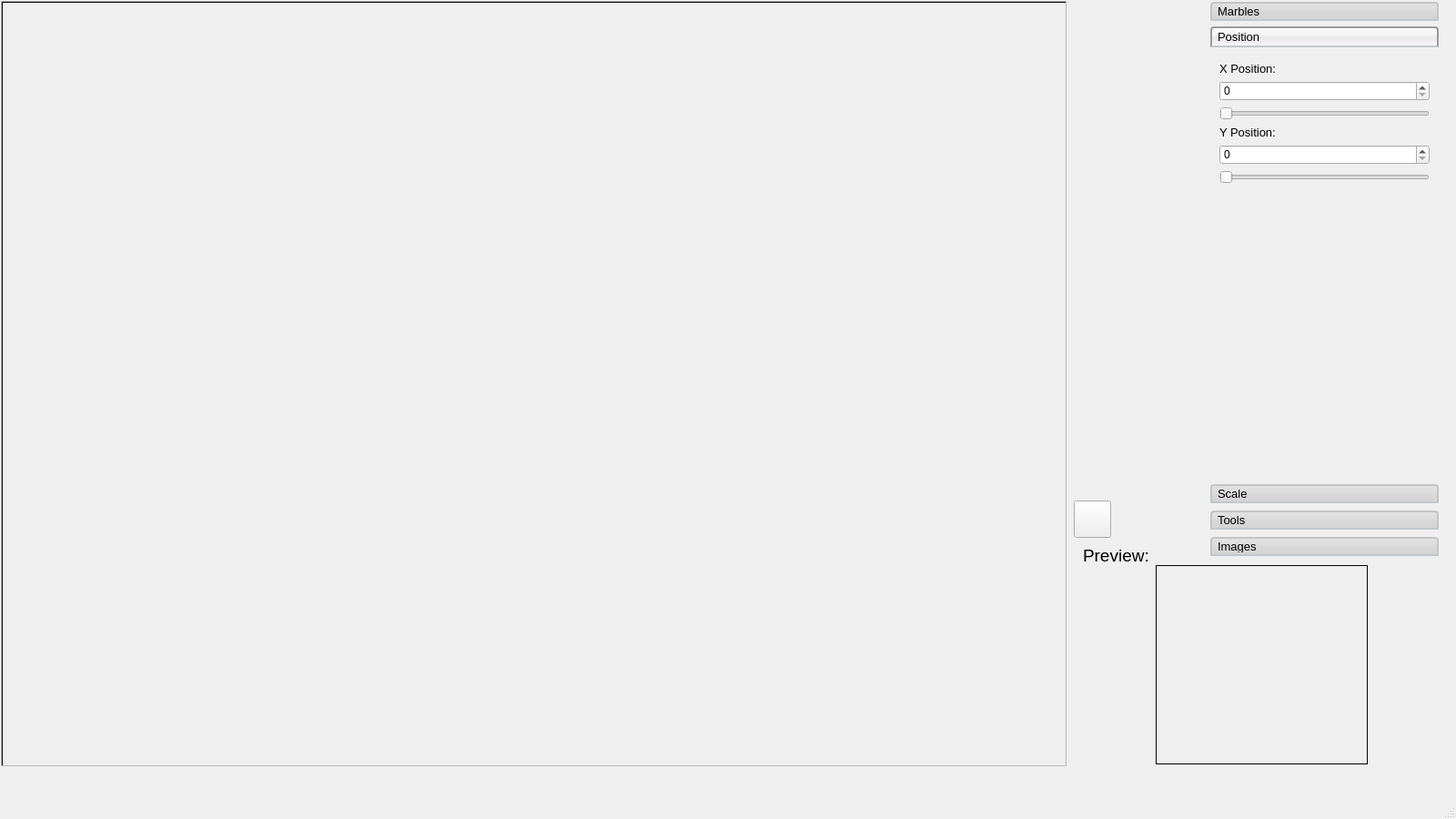
<?xml version="1.0" encoding="UTF-8"?>
<ui version="4.0">
 <class>marble_Detection</class>
 <widget class="QMainWindow" name="marble_Detection">
  <property name="geometry">
   <rect>
    <x>0</x>
    <y>0</y>
    <width>1600</width>
    <height>900</height>
   </rect>
  </property>
  <property name="sizePolicy">
   <sizepolicy hsizetype="Preferred" vsizetype="Preferred">
    <horstretch>0</horstretch>
    <verstretch>0</verstretch>
   </sizepolicy>
  </property>
  <property name="windowTitle">
   <string>Marble Detection</string>
  </property>
  <property name="styleSheet">
   <string notr="true">color: rgb(0, 0, 0);
font: 75 10pt &quot;MS Shell Dlg 2&quot;;
</string>
  </property>
  <widget class="QWidget" name="centralwidget">
   <widget class="QWidget" name="verticalLayoutWidget">
    <property name="geometry">
     <rect>
      <x>1330</x>
      <y>0</y>
      <width>251</width>
      <height>611</height>
     </rect>
    </property>
    <layout class="QVBoxLayout" name="verticalLayout">
     <item>
      <widget class="QToolBox" name="toolBox">
       <property name="font">
        <font>
         <family>MS Shell Dlg 2</family>
         <pointsize>10</pointsize>
         <weight>9</weight>
         <italic>false</italic>
         <bold>false</bold>
        </font>
       </property>
       <property name="styleSheet">
        <string notr="true">QToolBox::tab {
background: qlineargradient(x1: 0, y1: 0, x2: 0, y2: 1, stop: 0 #E1E1E1, stop: 0.4 #DDDDDD, stop: 0.5 #D8D8D8, stop: 1.0 #D3D3D3);
border: 2px solid #C4C4C3;
border-bottom-color: #C2C7CB; /* same as the pane color */
border-top-left-radius: 4px;
border-top-right-radius: 4px;
font: 11pt &quot;MS Shell Dlg 2&quot;;
min-width: 8ex;
padding: 2px;
}
QToolBox::tab:selected, QTabBar::tab:hover {
background: qlineargradient(x1: 0, y1: 0, x2: 0, y2: 1, stop: 0 #fafafa, stop: 0.4 #f4f4f4, stop: 0.5 #e7e7e7, stop: 1.0 #fafafa);
}
QToolBox::tab:selected {
border-color: #9B9B9B;
border-bottom-color: #C2C7CB; /* same as pane color */
}
QToolBox::tab:!selected {
margin-top: 2px; /* make non-selected tabs look smaller */
}
/*
QToolBox::tab:selected {
    font: italic;
    color: white;
}*/</string>
       </property>
       <property name="currentIndex">
        <number>1</number>
       </property>
       <widget class="QWidget" name="marble_Page">
        <property name="geometry">
         <rect>
          <x>0</x>
          <y>0</y>
          <width>249</width>
          <height>454</height>
         </rect>
        </property>
        <attribute name="label">
         <string>Marbles</string>
        </attribute>
        <widget class="QScrollArea" name="scrollArea_3">
         <property name="geometry">
          <rect>
           <x>10</x>
           <y>0</y>
           <width>231</width>
           <height>351</height>
          </rect>
         </property>
         <property name="widgetResizable">
          <bool>true</bool>
         </property>
         <widget class="QWidget" name="scrollAreaWidgetContents_3">
          <property name="geometry">
           <rect>
            <x>0</x>
            <y>0</y>
            <width>229</width>
            <height>349</height>
           </rect>
          </property>
          <widget class="QListWidget" name="listWidget_2">
           <property name="geometry">
            <rect>
             <x>0</x>
             <y>0</y>
             <width>211</width>
             <height>351</height>
            </rect>
           </property>
           <property name="editTriggers">
            <set>QAbstractItemView::NoEditTriggers</set>
           </property>
           <property name="defaultDropAction">
            <enum>Qt::IgnoreAction</enum>
           </property>
           <property name="itemAlignment">
            <set>Qt::AlignLeading</set>
           </property>
          </widget>
         </widget>
        </widget>
        <widget class="QPushButton" name="add_Marble_Button">
         <property name="geometry">
          <rect>
           <x>10</x>
           <y>360</y>
           <width>101</width>
           <height>25</height>
          </rect>
         </property>
         <property name="text">
          <string>Add Marble</string>
         </property>
        </widget>
        <widget class="QPushButton" name="remove_Marble_Button">
         <property name="geometry">
          <rect>
           <x>130</x>
           <y>360</y>
           <width>111</width>
           <height>25</height>
          </rect>
         </property>
         <property name="text">
          <string>Remove Marble</string>
         </property>
        </widget>
       </widget>
       <widget class="QWidget" name="movement_Page">
        <property name="geometry">
         <rect>
          <x>0</x>
          <y>0</y>
          <width>249</width>
          <height>454</height>
         </rect>
        </property>
        <attribute name="label">
         <string>Position</string>
        </attribute>
        <widget class="QWidget" name="verticalLayoutWidget_2">
         <property name="geometry">
          <rect>
           <x>10</x>
           <y>10</y>
           <width>231</width>
           <height>471</height>
          </rect>
         </property>
         <layout class="QVBoxLayout" name="verticalLayout_2">
          <item>
           <widget class="QLabel" name="label_X">
            <property name="font">
             <font>
              <family>MS Shell Dlg 2</family>
              <pointsize>10</pointsize>
              <weight>9</weight>
              <italic>false</italic>
              <bold>false</bold>
             </font>
            </property>
            <property name="text">
             <string>X Position:</string>
            </property>
            <property name="alignment">
             <set>Qt::AlignBottom|Qt::AlignLeading|Qt::AlignLeft</set>
            </property>
           </widget>
          </item>
          <item>
           <widget class="QSpinBox" name="spin_Box_X">
            <property name="toolTip">
             <string>X Value of Sphere</string>
            </property>
            <property name="maximum">
             <number>2088</number>
            </property>
            <property name="value">
             <number>0</number>
            </property>
           </widget>
          </item>
          <item>
           <widget class="QSlider" name="horizontal_Slider_X">
            <property name="maximum">
             <number>2088</number>
            </property>
            <property name="value">
             <number>0</number>
            </property>
            <property name="sliderPosition">
             <number>0</number>
            </property>
            <property name="orientation">
             <enum>Qt::Horizontal</enum>
            </property>
           </widget>
          </item>
          <item>
           <widget class="QLabel" name="label_Y">
            <property name="enabled">
             <bool>true</bool>
            </property>
            <property name="font">
             <font>
              <family>MS Shell Dlg 2</family>
              <pointsize>10</pointsize>
              <weight>9</weight>
              <italic>false</italic>
              <bold>false</bold>
             </font>
            </property>
            <property name="text">
             <string>Y Position:</string>
            </property>
            <property name="alignment">
             <set>Qt::AlignBottom|Qt::AlignLeading|Qt::AlignLeft</set>
            </property>
           </widget>
          </item>
          <item>
           <widget class="QSpinBox" name="spin_Box_Y">
            <property name="maximum">
             <number>1387</number>
            </property>
            <property name="value">
             <number>0</number>
            </property>
           </widget>
          </item>
          <item>
           <widget class="QSlider" name="horizontal_Slider_Y">
            <property name="maximum">
             <number>1387</number>
            </property>
            <property name="value">
             <number>0</number>
            </property>
            <property name="orientation">
             <enum>Qt::Horizontal</enum>
            </property>
           </widget>
          </item>
          <item>
           <spacer name="verticalSpacer">
            <property name="orientation">
             <enum>Qt::Vertical</enum>
            </property>
            <property name="sizeHint" stdset="0">
             <size>
              <width>20</width>
              <height>40</height>
             </size>
            </property>
           </spacer>
          </item>
         </layout>
        </widget>
       </widget>
       <widget class="QWidget" name="scale_Page">
        <property name="geometry">
         <rect>
          <x>0</x>
          <y>0</y>
          <width>249</width>
          <height>454</height>
         </rect>
        </property>
        <attribute name="label">
         <string>Scale</string>
        </attribute>
        <widget class="QWidget" name="verticalLayoutWidget_3">
         <property name="geometry">
          <rect>
           <x>10</x>
           <y>10</y>
           <width>231</width>
           <height>471</height>
          </rect>
         </property>
         <layout class="QVBoxLayout" name="verticalLayout_3">
          <item>
           <widget class="QLabel" name="radius_Label">
            <property name="text">
             <string>Radius</string>
            </property>
            <property name="alignment">
             <set>Qt::AlignBottom|Qt::AlignLeading|Qt::AlignLeft</set>
            </property>
           </widget>
          </item>
          <item>
           <widget class="QDoubleSpinBox" name="spin_Box_Radius">
            <property name="toolTip">
             <string>Selecter for Radius of Sphere</string>
            </property>
            <property name="minimum">
             <double>50.000000000000000</double>
            </property>
            <property name="maximum">
             <double>500.000000000000000</double>
            </property>
            <property name="value">
             <double>100.000000000000000</double>
            </property>
           </widget>
          </item>
          <item>
           <widget class="QSlider" name="horizontal_Slider_Radius">
            <property name="minimum">
             <number>50</number>
            </property>
            <property name="maximum">
             <number>500</number>
            </property>
            <property name="value">
             <number>100</number>
            </property>
            <property name="orientation">
             <enum>Qt::Horizontal</enum>
            </property>
           </widget>
          </item>
          <item>
           <widget class="Line" name="line">
            <property name="orientation">
             <enum>Qt::Horizontal</enum>
            </property>
           </widget>
          </item>
          <item>
           <widget class="QCheckBox" name="check_Box_Spherical">
            <property name="text">
             <string>Force Circular?</string>
            </property>
            <property name="checked">
             <bool>true</bool>
            </property>
           </widget>
          </item>
          <item>
           <spacer name="verticalSpacer_2">
            <property name="orientation">
             <enum>Qt::Vertical</enum>
            </property>
            <property name="sizeHint" stdset="0">
             <size>
              <width>20</width>
              <height>40</height>
             </size>
            </property>
           </spacer>
          </item>
         </layout>
        </widget>
       </widget>
       <widget class="QWidget" name="tools_Page">
        <property name="geometry">
         <rect>
          <x>0</x>
          <y>0</y>
          <width>249</width>
          <height>454</height>
         </rect>
        </property>
        <attribute name="label">
         <string>Tools</string>
        </attribute>
        <widget class="QWidget" name="verticalLayoutWidget_4">
         <property name="geometry">
          <rect>
           <x>10</x>
           <y>10</y>
           <width>231</width>
           <height>471</height>
          </rect>
         </property>
         <layout class="QVBoxLayout" name="verticalLayout_4">
          <property name="spacing">
           <number>4</number>
          </property>
          <item alignment="Qt::AlignBottom">
           <widget class="QLabel" name="zoom_Label">
            <property name="text">
             <string>Zoom:</string>
            </property>
           </widget>
          </item>
          <item>
           <layout class="QHBoxLayout" name="horizontalLayout_2">
            <item>
             <widget class="QPushButton" name="zoom_Out_Button">
              <property name="text">
               <string>Zoom Out</string>
              </property>
             </widget>
            </item>
            <item>
             <widget class="QPushButton" name="zoom_In_Button">
              <property name="text">
               <string>Zoom In</string>
              </property>
             </widget>
            </item>
           </layout>
          </item>
          <item>
           <widget class="QPushButton" name="zoom_Reset_Button">
            <property name="text">
             <string>Reset</string>
            </property>
           </widget>
          </item>
          <item>
           <spacer name="verticalSpacer_4">
            <property name="orientation">
             <enum>Qt::Vertical</enum>
            </property>
            <property name="sizeHint" stdset="0">
             <size>
              <width>20</width>
              <height>40</height>
             </size>
            </property>
           </spacer>
          </item>
          <item>
           <widget class="Line" name="seperator">
            <property name="orientation">
             <enum>Qt::Horizontal</enum>
            </property>
           </widget>
          </item>
          <item alignment="Qt::AlignBottom">
           <widget class="QLabel" name="colour_Label">
            <property name="text">
             <string>Marker Colour:</string>
            </property>
           </widget>
          </item>
          <item>
           <layout class="QVBoxLayout" name="verticalLayout_5">
            <item>
             <widget class="QLabel" name="label_Red">
              <property name="text">
               <string>   Red:</string>
              </property>
             </widget>
            </item>
            <item>
             <widget class="QScrollBar" name="horizontal_Scroll_Bar_Red">
              <property name="autoFillBackground">
               <bool>false</bool>
              </property>
              <property name="styleSheet">
               <string notr="true">QScrollBar:horizontal {
    border: 0px solid white;
    background: qlineargradient(spread:pad, x1:0, y1:0, x2:1, y2:0, stop:0 rgba(0, 0, 0, 255), stop:1 rgba(255, 255, 255, 255));
    height: 15px;
    margin: 0px 20px 0 20px;
}

QScrollBar::handle:horizontal {
    background: rgb(255, 0, 0);
    min-width: 20px;
	border: 1px solid black;
}

QScrollBar:left-arrow:horizontal, QScrollBar::right-arrow:horizontal {
    border: 2px solid grey;
    width: 3px;
    height: 3px;
    background: white;
}

QScrollBar::add-page:horizontal, QScrollBar::sub-page:horizontal {
    background: none;
}

QScrollBar::add-line:horizontal {
    border: 2px solid black;
    background:grey;
    width: 20px;
    subcontrol-position: right;
    subcontrol-origin: margin;
}

QScrollBar::sub-line:horizontal {
    border: 2px solid black;
    background: grey;
    width: 20px;
    subcontrol-position: left;
    subcontrol-origin: margin;
}</string>
              </property>
              <property name="maximum">
               <number>255</number>
              </property>
              <property name="orientation">
               <enum>Qt::Horizontal</enum>
              </property>
             </widget>
            </item>
            <item>
             <widget class="QLabel" name="label_Green">
              <property name="text">
               <string>   Green:</string>
              </property>
             </widget>
            </item>
            <item>
             <widget class="QScrollBar" name="horizontal_Scroll_Bar_Green">
              <property name="styleSheet">
               <string notr="true">QScrollBar:horizontal {
    border: 0px solid white;
    background: qlineargradient(spread:pad, x1:0, y1:0, x2:1, y2:0, stop:0 rgba(0, 0, 0, 255), stop:1 rgba(255, 255, 255, 255));
    height: 15px;
    margin: 0px 20px 0 20px;
}

QScrollBar::handle:horizontal {
    background: rgb(0, 255, 0);
    min-width: 20px;
	border: 1px solid black;
}

QScrollBar:left-arrow:horizontal, QScrollBar::right-arrow:horizontal {
    border: 2px solid grey;
    width: 3px;
    height: 3px;
    background: white;
}

QScrollBar::add-page:horizontal, QScrollBar::sub-page:horizontal {
    background: none;
}

QScrollBar::add-line:horizontal {
    border: 2px solid black;
    background:grey;
    width: 20px;
    subcontrol-position: right;
    subcontrol-origin: margin;
}

QScrollBar::sub-line:horizontal {
    border: 2px solid black;
    background: grey;
    width: 20px;
    subcontrol-position: left;
    subcontrol-origin: margin;
}</string>
              </property>
              <property name="maximum">
               <number>255</number>
              </property>
              <property name="value">
               <number>255</number>
              </property>
              <property name="orientation">
               <enum>Qt::Horizontal</enum>
              </property>
             </widget>
            </item>
            <item>
             <widget class="QLabel" name="label_Blue">
              <property name="text">
               <string>   Blue:</string>
              </property>
             </widget>
            </item>
            <item>
             <widget class="QScrollBar" name="horizontal_Scroll_Bar_Blue">
              <property name="styleSheet">
               <string notr="true">QScrollBar:horizontal {
    border: 0px solid white;
    background: qlineargradient(spread:pad, x1:0, y1:0, x2:1, y2:0, stop:0 rgba(0, 0, 0, 255), stop:1 rgba(255, 255, 255, 255));
    height: 15px;
    margin: 0px 20px 0 20px;
}

QScrollBar::handle:horizontal {
    background: rgb(0, 0, 255);
    min-width: 20px;
	border: 1px solid black;
}

QScrollBar:left-arrow:horizontal, QScrollBar::right-arrow:horizontal {
    border: 2px solid grey;
    width: 3px;
    height: 3px;
    background: white;
}

QScrollBar::add-page:horizontal, QScrollBar::sub-page:horizontal {
    background: none;
}

QScrollBar::add-line:horizontal {
    border: 2px solid black;
    background:grey;
    width: 20px;
    subcontrol-position: right;
    subcontrol-origin: margin;
}

QScrollBar::sub-line:horizontal {
    border: 2px solid black;
    background: grey;
    width: 20px;
    subcontrol-position: left;
    subcontrol-origin: margin;
}</string>
              </property>
              <property name="maximum">
               <number>255</number>
              </property>
              <property name="orientation">
               <enum>Qt::Horizontal</enum>
              </property>
             </widget>
            </item>
            <item alignment="Qt::AlignRight">
             <widget class="QToolButton" name="colour_Selector_Button">
              <property name="text">
               <string>...</string>
              </property>
             </widget>
            </item>
           </layout>
          </item>
          <item>
           <spacer name="verticalSpacer_5">
            <property name="orientation">
             <enum>Qt::Vertical</enum>
            </property>
            <property name="sizeHint" stdset="0">
             <size>
              <width>20</width>
              <height>40</height>
             </size>
            </property>
           </spacer>
          </item>
          <item>
           <widget class="Line" name="seperator_2">
            <property name="orientation">
             <enum>Qt::Horizontal</enum>
            </property>
           </widget>
          </item>
          <item>
           <widget class="QLabel" name="label_2">
            <property name="text">
             <string>Image Manipulation:</string>
            </property>
           </widget>
          </item>
          <item>
           <layout class="QHBoxLayout" name="horizontalLayout_3">
            <item>
             <spacer name="horizontalSpacer_4">
              <property name="orientation">
               <enum>Qt::Horizontal</enum>
              </property>
              <property name="sizeHint" stdset="0">
               <size>
                <width>40</width>
                <height>20</height>
               </size>
              </property>
             </spacer>
            </item>
            <item>
             <layout class="QVBoxLayout" name="verticalLayout_6">
              <item>
               <widget class="QCheckBox" name="checkBox">
                <property name="text">
                 <string>Average Images</string>
                </property>
               </widget>
              </item>
             </layout>
            </item>
           </layout>
          </item>
          <item>
           <spacer name="verticalSpacer_3">
            <property name="orientation">
             <enum>Qt::Vertical</enum>
            </property>
            <property name="sizeHint" stdset="0">
             <size>
              <width>20</width>
              <height>40</height>
             </size>
            </property>
           </spacer>
          </item>
         </layout>
        </widget>
       </widget>
       <widget class="QWidget" name="images_Page">
        <property name="geometry">
         <rect>
          <x>0</x>
          <y>0</y>
          <width>249</width>
          <height>454</height>
         </rect>
        </property>
        <attribute name="label">
         <string>Images</string>
        </attribute>
        <widget class="QScrollArea" name="scrollArea_2">
         <property name="geometry">
          <rect>
           <x>10</x>
           <y>0</y>
           <width>231</width>
           <height>271</height>
          </rect>
         </property>
         <property name="widgetResizable">
          <bool>true</bool>
         </property>
         <widget class="QWidget" name="scrollAreaWidgetContents_2">
          <property name="geometry">
           <rect>
            <x>0</x>
            <y>0</y>
            <width>229</width>
            <height>269</height>
           </rect>
          </property>
          <widget class="QListWidget" name="listWidget">
           <property name="geometry">
            <rect>
             <x>0</x>
             <y>0</y>
             <width>211</width>
             <height>271</height>
            </rect>
           </property>
           <property name="editTriggers">
            <set>QAbstractItemView::NoEditTriggers</set>
           </property>
           <property name="defaultDropAction">
            <enum>Qt::IgnoreAction</enum>
           </property>
           <property name="itemAlignment">
            <set>Qt::AlignLeading</set>
           </property>
          </widget>
         </widget>
        </widget>
        <widget class="QPushButton" name="open_Button">
         <property name="geometry">
          <rect>
           <x>10</x>
           <y>280</y>
           <width>75</width>
           <height>23</height>
          </rect>
         </property>
         <property name="text">
          <string>Open</string>
         </property>
        </widget>
        <widget class="QPushButton" name="test_Button">
         <property name="geometry">
          <rect>
           <x>100</x>
           <y>280</y>
           <width>131</width>
           <height>22</height>
          </rect>
         </property>
         <property name="text">
          <string>Run Marble Detection</string>
         </property>
        </widget>
       </widget>
      </widget>
     </item>
    </layout>
   </widget>
   <widget class="QLabel" name="label">
    <property name="geometry">
     <rect>
      <x>1190</x>
      <y>600</y>
      <width>81</width>
      <height>20</height>
     </rect>
    </property>
    <property name="font">
     <font>
      <family>MS Shell Dlg 2</family>
      <pointsize>14</pointsize>
      <weight>9</weight>
      <italic>false</italic>
      <bold>false</bold>
      <kerning>true</kerning>
     </font>
    </property>
    <property name="styleSheet">
     <string notr="true">font: 75 14pt &quot;MS Shell Dlg 2&quot;;</string>
    </property>
    <property name="text">
     <string>Preview:</string>
    </property>
   </widget>
   <widget class="QScrollArea" name="scrollArea">
    <property name="geometry">
     <rect>
      <x>1</x>
      <y>1</y>
      <width>1171</width>
      <height>841</height>
     </rect>
    </property>
    <property name="verticalScrollBarPolicy">
     <enum>Qt::ScrollBarAsNeeded</enum>
    </property>
    <property name="horizontalScrollBarPolicy">
     <enum>Qt::ScrollBarAsNeeded</enum>
    </property>
    <property name="sizeAdjustPolicy">
     <enum>QAbstractScrollArea::AdjustToContents</enum>
    </property>
    <property name="widgetResizable">
     <bool>true</bool>
    </property>
    <property name="alignment">
     <set>Qt::AlignCenter</set>
    </property>
    <widget class="QWidget" name="scrollAreaWidgetContents">
     <property name="geometry">
      <rect>
       <x>0</x>
       <y>0</y>
       <width>1169</width>
       <height>839</height>
      </rect>
     </property>
     <widget class="QLabel" name="image_Label">
      <property name="geometry">
       <rect>
        <x>0</x>
        <y>0</y>
        <width>1171</width>
        <height>841</height>
       </rect>
      </property>
      <property name="sizePolicy">
       <sizepolicy hsizetype="Preferred" vsizetype="Preferred">
        <horstretch>0</horstretch>
        <verstretch>0</verstretch>
       </sizepolicy>
      </property>
      <property name="frameShape">
       <enum>QFrame::Panel</enum>
      </property>
      <property name="text">
       <string/>
      </property>
      <property name="scaledContents">
       <bool>true</bool>
      </property>
      <property name="alignment">
       <set>Qt::AlignCenter</set>
      </property>
     </widget>
    </widget>
   </widget>
   <widget class="QToolButton" name="swap_Button">
    <property name="geometry">
     <rect>
      <x>1180</x>
      <y>550</y>
      <width>41</width>
      <height>41</height>
     </rect>
    </property>
    <property name="text">
     <string/>
    </property>
    <property name="icon">
     <iconset>
      <normalon>:/noun_swap_99117.png</normalon>
     </iconset>
    </property>
    <property name="iconSize">
     <size>
      <width>40</width>
      <height>40</height>
     </size>
    </property>
   </widget>
   <widget class="QWidget" name="horizontalLayoutWidget">
    <property name="geometry">
     <rect>
      <x>1190</x>
      <y>620</y>
      <width>393</width>
      <height>221</height>
     </rect>
    </property>
    <layout class="QHBoxLayout" name="horizontalLayout">
     <item>
      <spacer name="horizontalSpacer">
       <property name="orientation">
        <enum>Qt::Horizontal</enum>
       </property>
       <property name="sizeType">
        <enum>QSizePolicy::Minimum</enum>
       </property>
       <property name="sizeHint" stdset="0">
        <size>
         <width>80</width>
         <height>20</height>
        </size>
       </property>
      </spacer>
     </item>
     <item>
      <widget class="QLabel" name="preivew_Label">
       <property name="sizePolicy">
        <sizepolicy hsizetype="Maximum" vsizetype="Preferred">
         <horstretch>0</horstretch>
         <verstretch>0</verstretch>
        </sizepolicy>
       </property>
       <property name="minimumSize">
        <size>
         <width>219</width>
         <height>219</height>
        </size>
       </property>
       <property name="maximumSize">
        <size>
         <width>389</width>
         <height>219</height>
        </size>
       </property>
       <property name="frameShape">
        <enum>QFrame::Panel</enum>
       </property>
       <property name="frameShadow">
        <enum>QFrame::Plain</enum>
       </property>
       <property name="lineWidth">
        <number>1</number>
       </property>
       <property name="text">
        <string notr="true"/>
       </property>
       <property name="scaledContents">
        <bool>true</bool>
       </property>
      </widget>
     </item>
     <item>
      <spacer name="horizontalSpacer_2">
       <property name="orientation">
        <enum>Qt::Horizontal</enum>
       </property>
       <property name="sizeType">
        <enum>QSizePolicy::Minimum</enum>
       </property>
       <property name="sizeHint" stdset="0">
        <size>
         <width>80</width>
         <height>20</height>
        </size>
       </property>
      </spacer>
     </item>
    </layout>
   </widget>
  </widget>
  <widget class="QMenuBar" name="menubar">
   <property name="geometry">
    <rect>
     <x>0</x>
     <y>0</y>
     <width>1600</width>
     <height>27</height>
    </rect>
   </property>
  </widget>
  <widget class="QStatusBar" name="statusbar"/>
 </widget>
 <resources/>
 <connections/>
</ui>
